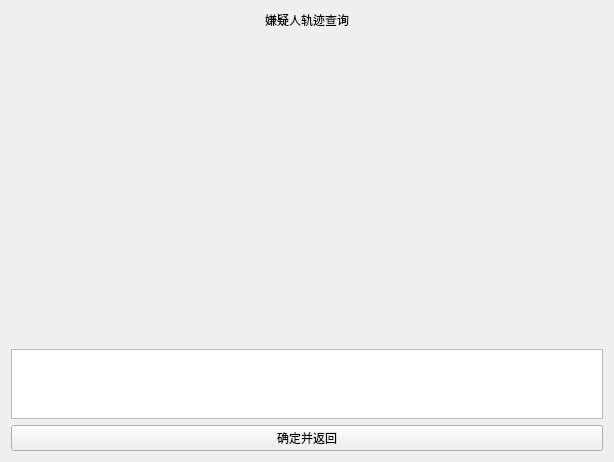
<?xml version="1.0" encoding="UTF-8"?>
<ui version="4.0">
 <class>Form</class>
 <widget class="QWidget" name="Form">
  <property name="geometry">
   <rect>
    <x>0</x>
    <y>0</y>
    <width>614</width>
    <height>462</height>
   </rect>
  </property>
  <property name="sizePolicy">
   <sizepolicy hsizetype="Preferred" vsizetype="Fixed">
    <horstretch>0</horstretch>
    <verstretch>0</verstretch>
   </sizepolicy>
  </property>
  <property name="windowTitle">
   <string>Form</string>
  </property>
  <layout class="QVBoxLayout" name="verticalLayout">
   <item>
    <widget class="QLabel" name="label_5">
     <property name="sizePolicy">
      <sizepolicy hsizetype="Preferred" vsizetype="Fixed">
       <horstretch>0</horstretch>
       <verstretch>0</verstretch>
      </sizepolicy>
     </property>
     <property name="text">
      <string>嫌疑人轨迹查询</string>
     </property>
     <property name="alignment">
      <set>Qt::AlignCenter</set>
     </property>
    </widget>
   </item>
   <item>
    <widget class="QWidget" name="mapWidget" native="true"/>
   </item>
   <item>
    <widget class="QTextEdit" name="information">
     <property name="sizePolicy">
      <sizepolicy hsizetype="Expanding" vsizetype="Fixed">
       <horstretch>0</horstretch>
       <verstretch>0</verstretch>
      </sizepolicy>
     </property>
     <property name="maximumSize">
      <size>
       <width>16777215</width>
       <height>70</height>
      </size>
     </property>
     <property name="readOnly">
      <bool>true</bool>
     </property>
    </widget>
   </item>
   <item>
    <widget class="QPushButton" name="backButton">
     <property name="text">
      <string>确定并返回</string>
     </property>
    </widget>
   </item>
  </layout>
 </widget>
 <resources/>
 <connections/>
</ui>
